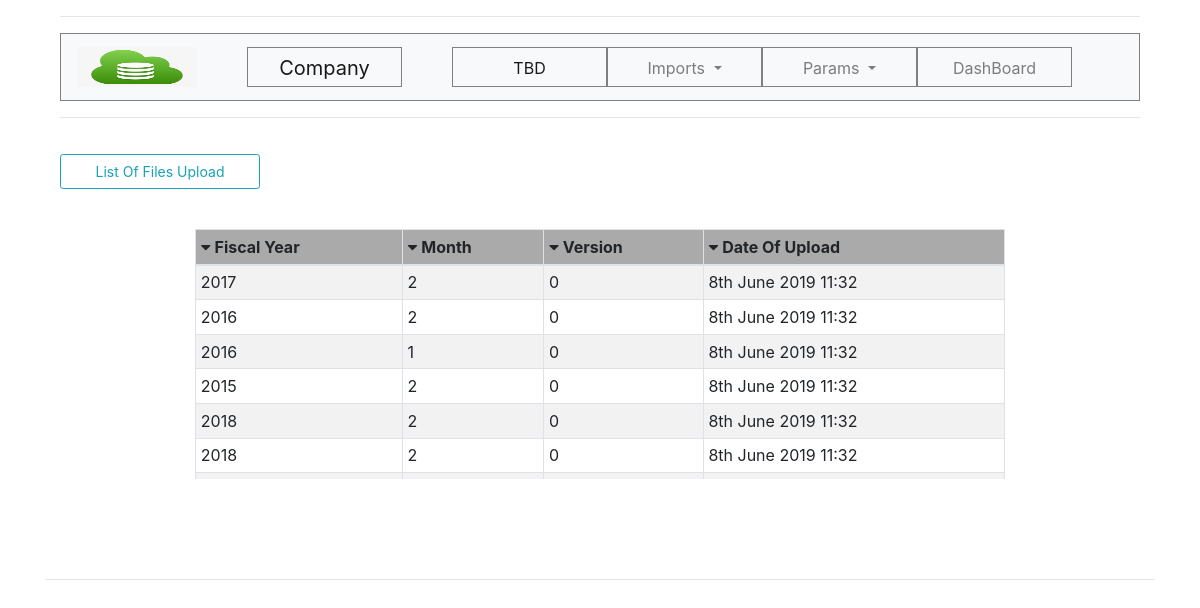
Page /list_of_file on the committed database.
### StoreApp/models.py (models this page shows)
class Varification_balance(models.Model):
    field_id = models.BigIntegerField()
    field_account = models.CharField(max_length=200)
    company = models.CharField(max_length=200, default="")
    debit = models.IntegerField(default=170)
    credit = models.IntegerField(default=170)
    fiscal_year = models.IntegerField(default=170, null=True)
    month = models.IntegerField(default=170)
    currency = models.TextField(null=True)
    upload_version = models.IntegerField()
    upload_file = models.FileField(upload_to='media', null=True, default="")

### StoreApp/views.py (the view)
# urls.py: url(r'^list_of_file$', views.list_of_file, name='list_of_file'),
def list_of_file(request):
	query_results = Varification_balance.objects.all()
	return render(request, 'list_of_file.html', {"AllData":query_results})

### StoreApp/templates/list_of_file.html (shortened to what this page needs)
{% extends 'base.html' %}{% block content%}
<div class="container">
	<button type="button" class="btn btn-sm btn-outline-info" style="width: 200px;height: 35px;margin: 20px 0px 40px 0px;">List Of Files Upload</button>
<div class="scroll row " style="width: 75%;margin: auto;">
	<form action="list_of_file" method="post" style="width:100%;margin: auto;">
		<table class="table table-striped table-bordered table-sm ">
		  <thead style="background-color: #aaa;">
		    <tr>
		      <th class="th-sm"><i class="fa fa-caret-down"></i> Fiscal Year
		      </th>
		      <th class="th-sm"><i class="fa fa-caret-down"></i> Month
		      </th>
		      <th class="th-sm"><i class="fa fa-caret-down"></i> Version
		      </th>
		      <th class="th-sm"><i class="fa fa-caret-down"></i> Date Of Upload
		      </th>
		    </tr>
		  </thead>
		  <tbody>
			{% for item in AllData %}
		    <tr>
		        <td>{{ item.fiscal_year }}</td>
		        <td>{{ item.month }}</td>
		        <td>{{ item.upload_version }}</td>
		        <td>{% now "jS F Y H:i" %}</td>
		    </tr>
		    {% endfor %}
		  </tbody>
		</table>
	</form>
</div>
</div>
<hr style="margin-top: 100px;">
{% endblock %}

### StoreApp/templates/list_of_file.html (style rules this page uses)
.scroll { overflow: hidden; overflow-y: scroll; height:250px; }

### rows in the picture
Varification_balance: fiscal_year "2017", month "2", upload_version "0", now "8th June 2019 11:32"
Varification_balance: fiscal_year "2016", month "2", upload_version "0", now "8th June 2019 11:32"
Varification_balance: fiscal_year "2016", month "1", upload_version "0", now "8th June 2019 11:32"
Varification_balance: fiscal_year "2015", month "2", upload_version "0", now "8th June 2019 11:32"
Varification_balance: fiscal_year "2018", month "2", upload_version "0", now "8th June 2019 11:32"
Varification_balance: fiscal_year "2018", month "2", upload_version "0", now "8th June 2019 11:32"
